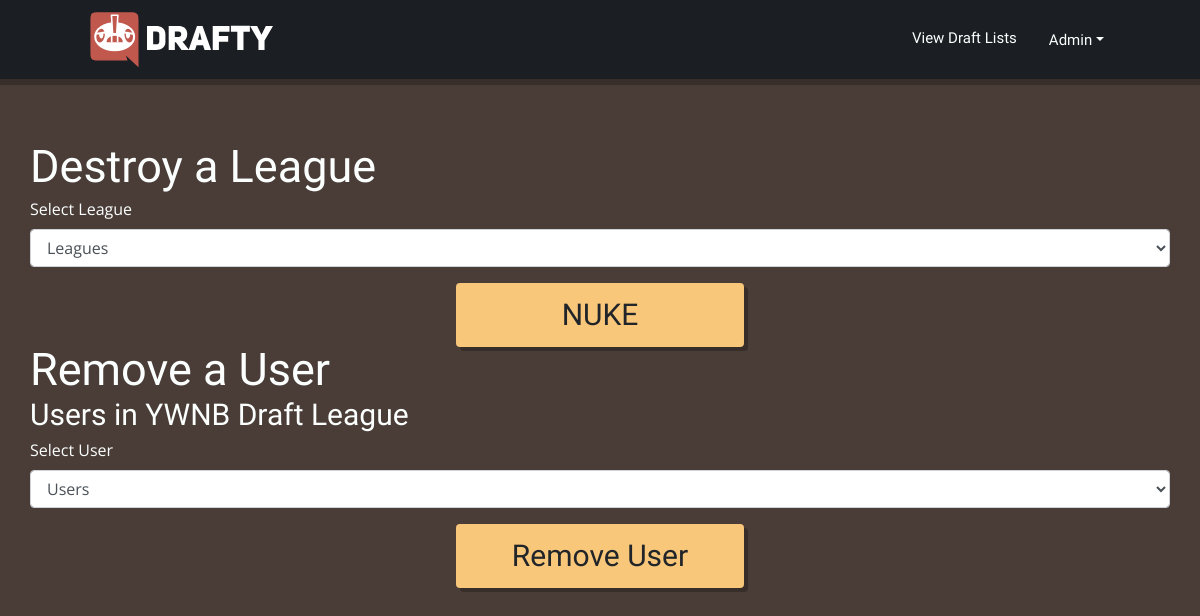
Page /manage_leagues on the earlier database version.
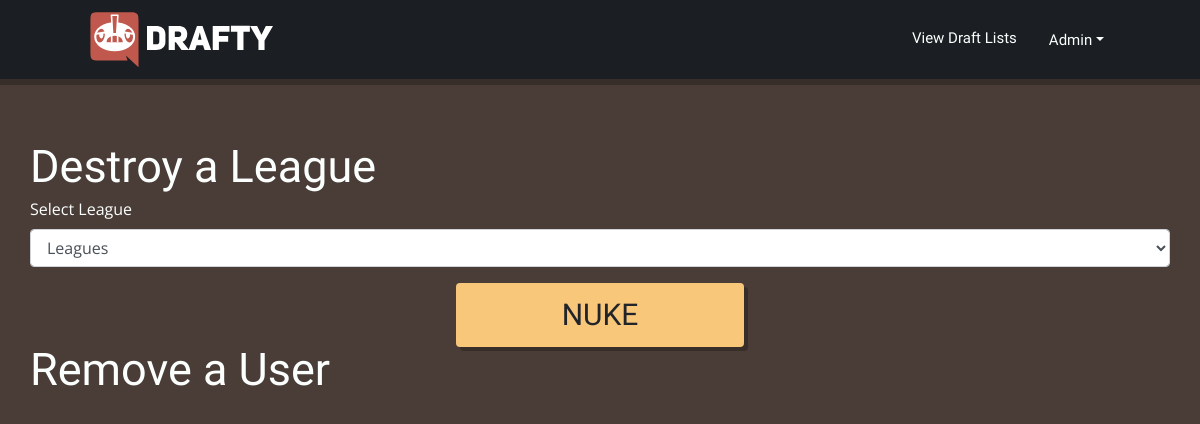
Same page on the later database version.
### db/py/tables.py (models this page shows)
class League(Base):
    __tablename__ = "league"
    id = Column('id', Integer, primary_key=True)
    name = Column('name', String(256), unique=True)
    format =  Column('format', String(20))
    dlist_id = Column('dlist_id', Integer, ForeignKey('draftlist.id'))
    users = relationship("User", cascade="all,delete", backref="league")
    matches_leagues = relationship("MatchLeague", cascade="all,delete", backref="league")

### web_app/__init__.py (the view, shortened to what this page needs)
@app.route('/manage_leagues', methods=["GET", "POST"])
def manage_leagues():
  q = Query(file_path)
  lgs = q.fetch_leagues()
  users = q.fetch_users()
  return render_template('./admin/manage_leagues.html', lgs=lgs, users=users)

### web_app/py/queries.py (called while the page is built)
  def fetch_leagues(self):
    lgs = session.query(League).all()
    return lgs

  def fetch_users(self):
    return session.query(User).all()

### web_app/templates/admin/manage_leagues.html (shortened to what this page needs)
{% extends "_base.html" %}
{% block body %}
<main class="contact">
  <section class="manage-league">
    <div class="container">
      <div class="row align-self-center">
        <h1>Destroy a League</h1>
      </div>
      <form action="#" method="POST">
        <div class="form-group">
        <div class="row align-self-center">
          <label>Select League</label></br>
        </div>
        <div class="row align-self-center">
          <select class="form-control" id="del-league" name="del-league" placeholder="Select a league" required>
            <option value="" selected disabled>Leagues</option>
          </select>
        </div>
      </div>
        <center><button name="del-league" type="submit" class="btn submit-league" id="submit">NUKE</button></center>
      </form>
      <div class="row align-self-center">
        <h1>Remove a User</h1>
      </div>
      <form action="#" method="POST">
        <div class="form-group">
          {% for lg in lgs %}
         <div class="row align-self-center">
        <h2>Users in {{ lg.name }}</h2>
        </div>
        <div class="row align-self-center">
          <label>Select User</label></br>
        </div>
        <div class="row align-self-center">
          <select class="form-control" id="del-user" name="del-user" placeholder="Select a user">
            <option value="" selected disabled>Users</option>
          </select>
        </div>
          <center><button name="del-user" type="submit" class="btn submit-league remove" id="submit">Remove User</button></center>
          {% endfor %}
        </div>
      </form>
    </div>
    </section>
</main>
{% endblock %}

### web_app/templates/_base.html (shortened to what this page needs)
<!DOCTYPE html>
<head>
    <link rel="stylesheet" href="{{url_for('static', filename='node_modules/bootstrap/dist/css/bootstrap.min.css')}}">
    <link rel="stylesheet" href="{{url_for('static', filename='css/style.css')}}">
</head>
<body>
  <header class="header">
    <div class="menu">
      <nav class="navbar fixed-top navbar-expand-lg ">
      <a class="navbar-brand" href="/"><img src="../static/images/logo_text.svg" alt="Image failed to load"></img></a>
      <div class="collapse navbar-collapse" id="navbarNav">
        <ul class="navbar-nav">
          <li class="nav-item">
            <a class="nav-link" href="/draftlists">View Draft Lists</a>
          </li>
          <li class="nav-item dropdown" aria-labelledby="dropdownMenuButton">
            <a class="nav-link dropdown-toggle" id="navbarDropdown" role="button">Admin</a>
          </li>
        </ul>
      </div>
      </nav>
    </div>
  </header>
    {% block body %}{% endblock %}
</body>

### web_app/static/css/partials/_global.css (style rules this page uses)
html,body { margin: 0%; box-sizing: border-box; background-color: var(--dark); width: 100%; height: 100%; font-family:"Open Sans"; overflow-x: hidden; color: var(--my-white); }
h1 { font: normal 500 45px/45px "Work Sans"; }
.container { padding-top: 12%; }

### web_app/static/css/navbar.css (style rules this page uses)
.navbar { background-color: var(--my-black); box-shadow: 0px 6px rgba(0, 0, 0, 0.25); }
.header .menu .navbar .navbar-brand { padding: 0 .5rem 0 .5rem; border-radius:100%; }
.header .menu .navbar { padding: .75rem 5rem; }
.header .menu .nav-item .nav-link { font: normal 500 15px/2px "Work Sans"; padding: 1rem; color: var(--my-white); }
.header .menu .navbar-nav a { transition: all 0.25s ease .1s; }
.header .navbar-brand img { width: 12rem; }

### web_app/static/css/admin.css (style rules this page uses)
.btn { background-color: var(--tertiary-color); width: 10rem; box-shadow: 4px 4px rgba(0, 0, 0, 0.25); }
.submit-league { font: normal 500 30px/50px "Work Sans"; width: 18rem; }

Differences in the rows shown:
removed League: name "YWNB Draft League"
